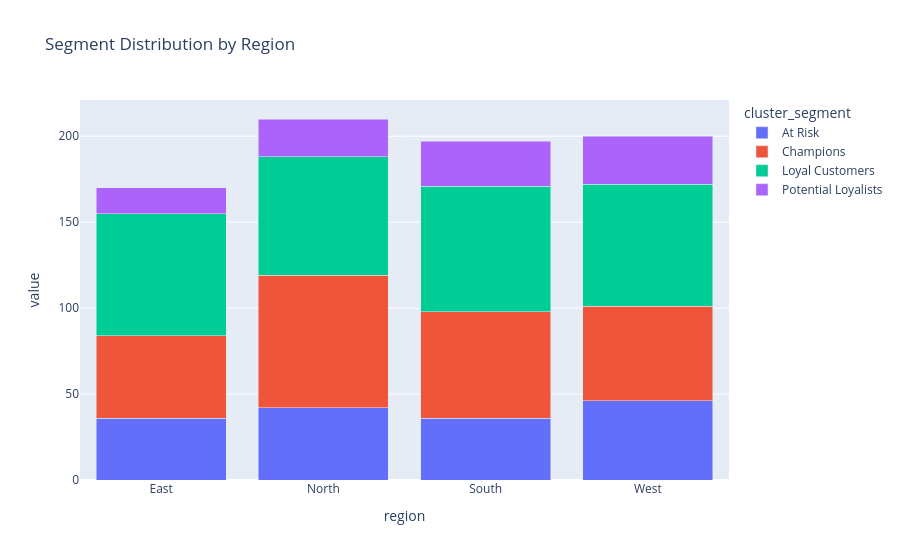

Notebook source saved alongside this figure:
### Code cell
region_segment = pd.crosstab(rfm["region"], rfm["cluster_segment"])
fig = px.bar(region_segment, barmode="stack", title="Segment Distribution by Region")
fig.show()

### Figure 1 — Plotly figure (JSON) as saved in the notebook; plotly's stock layout.template omitted (floating-point values rounded to 4 significant figures)
{"data": [{"hovertemplate": "cluster_segment=At Risk<br>region=%{x}<br>value=%{y}<extra></extra>", "legendgroup": "At Risk", "marker": {"color": "#636efa", "pattern": {"shape": ""}}, "name": "At Risk", "orientation": "v", "showlegend": true, "textposition": "auto", "type": "bar", "x": ["East", "North", "South", "West"], "xaxis": "x", "y": [36, 42, 36, 46], "yaxis": "y"}, {"hovertemplate": "cluster_segment=Champions<br>region=%{x}<br>value=%{y}<extra></extra>", "legendgroup": "Champions", "marker": {"color": "#EF553B", "pattern": {"shape": ""}}, "name": "Champions", "orientation": "v", "showlegend": true, "textposition": "auto", "type": "bar", "x": ["East", "North", "South", "West"], "xaxis": "x", "y": [48, 77, 62, 55], "yaxis": "y"}, {"hovertemplate": "cluster_segment=Loyal Customers<br>region=%{x}<br>value=%{y}<extra></extra>", "legendgroup": "Loyal Customers", "marker": {"color": "#00cc96", "pattern": {"shape": ""}}, "name": "Loyal Customers", "orientation": "v", "showlegend": true, "textposition": "auto", "type": "bar", "x": ["East", "North", "South", "West"], "xaxis": "x", "y": [71, 69, 73, 71], "yaxis": "y"}, {"hovertemplate": "cluster_segment=Potential Loyalists<br>region=%{x}<br>value=%{y}<extra></extra>", "legendgroup": "Potential Loyalists", "marker": {"color": "#ab63fa", "pattern": {"shape": ""}}, "name": "Potential Loyalists", "orientation": "v", "showlegend": true, "textposition": "auto", "type": "bar", "x": ["East", "North", "South", "West"], "xaxis": "x", "y": [15, 22, 26, 28], "yaxis": "y"}], "layout": {"barmode": "stack", "legend": {"title": {"text": "cluster_segment"}, "tracegroupgap": 0}, "title": {"text": "Segment Distribution by Region"}, "xaxis": {"anchor": "y", "domain": [0.0, 1.0], "title": {"text": "region"}}, "yaxis": {"anchor": "x", "domain": [0.0, 1.0], "title": {"text": "value"}}}}
